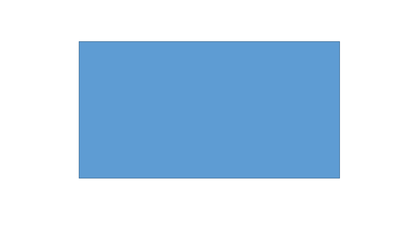
%> input picture LineRep/Rectangle.png, 420 x 228 px, shrunk from 1322 x 718 before the run
$ octave LineRep.m   (GNU Octave 9; MATLAB toolbox functions it lacks are replaced by stand-ins)
%> lines starting %> are read from the running program, lines starting %| are printed output that depends on the picture; in (x1, y1, x2, y2) boxes, pixels count from 0 and x2, y2 are one past the last pixel; in counts of white or black regions, pixels touching at a corner belong together; the program's own positions count from 1
%LineRep
%This algorithm can handle:
%
%Notes:
%% Image Selection and Processing
%Import image then convert to grayscale
I = imread('Rectangle.png');
%> I is the input picture: size 228x420x3 uint8; mean R, G, B 194.6, 217.7, 238.2
ImgInfo = imfinfo('Rectangle.png');
I = rgb2gray(I);
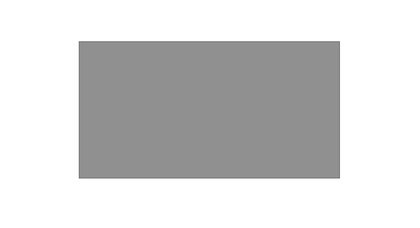
%> I: size 228x420 uint8; min 105, max 255, mean 213.2
%% Sobel edge detection
[~, threshold] = edge(I, 'sobel');
%> threshold = 0.0561
fudgeFactor = .5;
BWs = edge(I,'sobel', threshold * fudgeFactor);
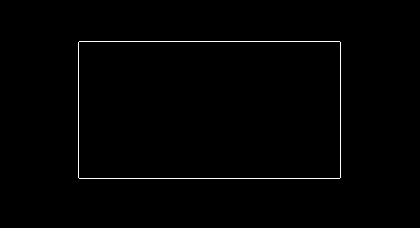
%> BWs: size 228x420 logical; 0.83% white in thin lines or dots, all inside (x1, y1, x2, y2) = (78, 41, 341, 179)
se90 = strel('line', 3, 90);
se0 = strel('line', 3, 0);
BWsdil = imdilate(BWs, [se90 se0]);
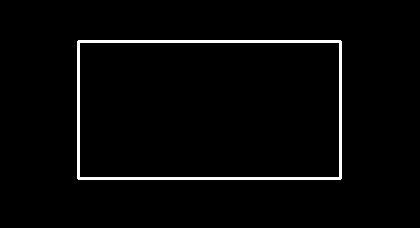
%> BWsdil: size 228x420 logical; 2.5% white; 1 white region, box (x1, y1, x2, y2) and area: (77, 40, 342, 180) 2390
BWdfill = imfill(BWsdil, 'holes');
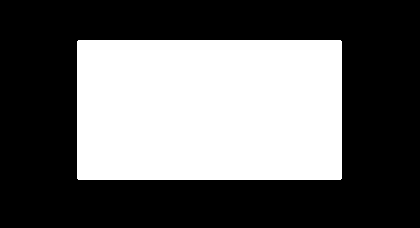
%> BWdfill: size 228x420 logical; 38.7% white; 1 white region, box (x1, y1, x2, y2) and area: (77, 40, 342, 180) 37096
BWnobord = imclearborder(BWdfill, 4);
seD = strel('diamond',1);
BWfinal = imerode(BWnobord,seD);
%> BWfinal: size 228x420 logical; 37.9% white; 1 white region, box (x1, y1, x2, y2) and area: (78, 41, 341, 179) 36294
BWfinal = imerode(BWfinal,seD);
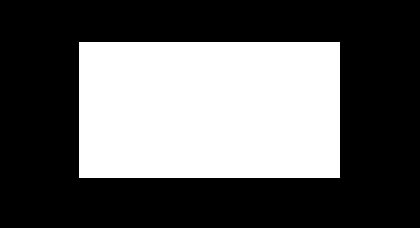
%> BWfinal: size 228x420 logical; 37.1% white; 1 white region, box (x1, y1, x2, y2) and area: (79, 42, 340, 178) 35496
BWoutline = bwperim(BWfinal);
%> BWoutline: size 228x420 logical; 0.82% white in thin lines or dots, all inside (x1, y1, x2, y2) = (79, 42, 340, 178)
Segout = I;
Segout(BWoutline) = 255;
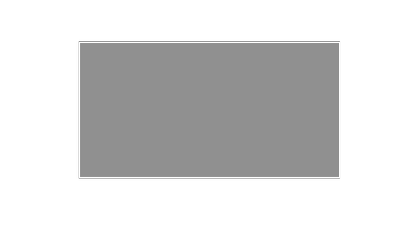
%> Segout: size 228x420 uint8; 0.82% of pixels changed, all inside (x1, y1, x2, y2) = (79, 42, 340, 178)
figure, imshow(BWoutline), title('outline');
%% Draw Lines
% Draw lines
hold on
axis on
%**** # pixels between lines ****
linegap = 44;
%--------------------------------
%Permanent Variables
imwidth = ImgInfo.Width;
imheight = ImgInfo.Height;
%Temp Variables (Need to be restated for next statement)
w = ImgInfo.Width;
h = ImgInfo.Height;
linex = 1;
liney = 1;
IntersectionArray = [];
%Plot lines
% This statement draws the horizontal lines
while liney < imheight
    plot([1 ,w],[liney, liney])
    %Store values of coordinates on line where = 1
    for i = 1:w;
        if BWoutline(liney, i) == 1;
            IntersectionArray = [IntersectionArray ; [i, liney]];
        end
    end
    liney = liney + linegap;
    hold on
end
%> after the loop, IntersectionArray = [80 45; 340 45; 80 89; 340 89; 80 133; 340 133; 80 177; 340 177]; liney = 265
% This statement draws the vertical lines
while linex < imwidth
    plot([linex ,linex],[1, imheight])
    %Store values of intersections
    for j = 1:h;
        if BWoutline(j, linex) == 1;
            IntersectionArray = [IntersectionArray ; [linex, j]];
        end
    end
    linex = linex + linegap;
    hold on
end
%> after the loop, IntersectionArray = 20 rows, first 12: [80 45; 340 45; 80 89; 340 89; 80 133; 340 133; 80 177; 340 177; 89 43; 89 178; 133 43; 133 178]; linex = 441
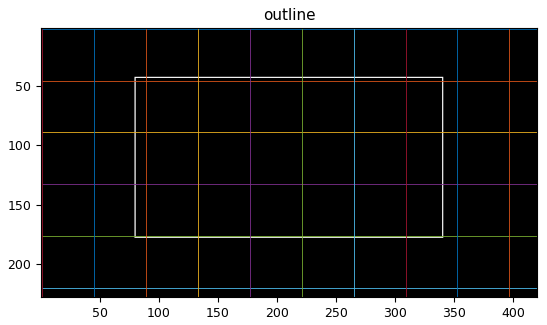
%> figure redrawn from the program's plot data
%% Draw lines that go through 4 or more points

% [15 lines of commented-out code are left out]

%%Calculate equation for line on each point
NumCoordinates = numel(IntersectionArray) / 2;
%> NumCoordinates = 20
A = 1;
numiter = 2;
LineEqArray = [];
while A <= NumCoordinates;
    x1 = IntersectionArray(A,1);
    y1 = IntersectionArray(A,2);
%> (the run ends here)

$ run again, with LineRep/Chisel Trapezoid.png copied over LineRep/Rectangle.png
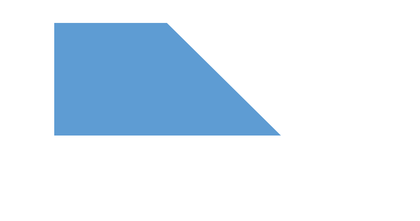
%> input picture LineRep/Chisel Trapezoid.png, 420 x 221 px, shrunk from 1208 x 636 before the run
%> I is the input picture: size 221x420x3 uint8; mean R, G, B 221.8, 234.6, 245.9
%> I: size 221x420 uint8
%> threshold = 0.0456
%> `BWs = edge(I,'sobel', threshold * fudgeFactor);`:
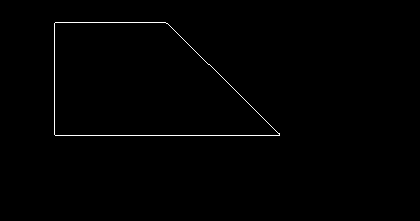
%> BWs: size 221x420 logical; 0.61% white in thin lines or dots, all inside (x1, y1, x2, y2) = (54, 22, 280, 136)
%> BWsdil: size 221x420 logical; 2.1% white; 1 white region, box (x1, y1, x2, y2) and area: (53, 21, 281, 137) 1914
%> BWdfill: size 221x420 logical; 21.6% white; 1 white region, box (x1, y1, x2, y2) and area: (53, 21, 281, 137) 20076
%> BWoutline: size 221x420 logical; 0.6% white in thin lines or dots, all inside (x1, y1, x2, y2) = (55, 23, 279, 135)
%> Segout: size 221x420 uint8; min 135, max 255, mean 232.7
%> after the loop `while liney < imheight`: IntersectionArray = [56 45; 189 45; 56 89; 234 89; 56 133; 278 133]; liney = 221
%> after the loop `while linex < imwidth`: IntersectionArray = 16 rows, first 12: [56 45; 189 45; 56 89; 234 89; 56 133; 278 133; 89 24; 89 135; 133 24; 133 135; 177 33; 177 135]; linex = 441
%> after the loop `while linex < imwidth`:
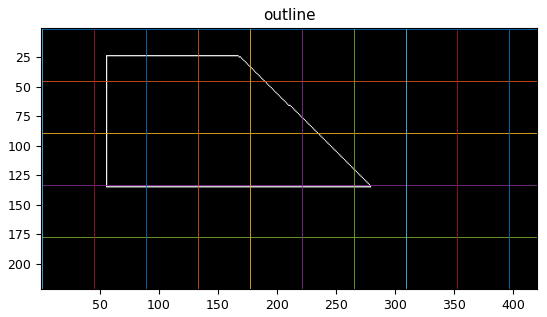
%> figure redrawn from the program's plot data

$ run again, with LineRep/Circle.png copied over LineRep/Rectangle.png
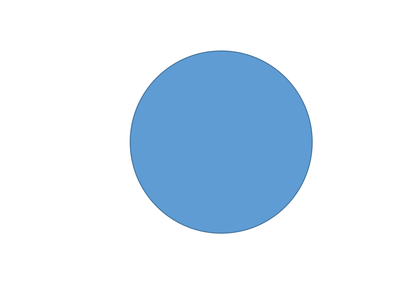
%> input picture LineRep/Circle.png, 420 x 286 px, shrunk from 900 x 612 before the run
%> I is the input picture: size 286x420x3 uint8; mean R, G, B 219.6, 233.1, 245.1
%> I: size 286x420 uint8
%> threshold = 0.0448
%> `BWs = edge(I,'sobel', threshold * fudgeFactor);`:
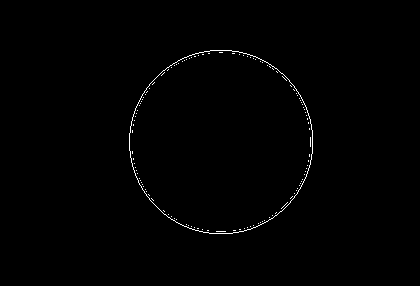
%> BWs: size 286x420 logical; 0.59% white in thin lines or dots, all inside (x1, y1, x2, y2) = (129, 50, 313, 234)
%> BWsdil: size 286x420 logical; 2.3% white; 1 white region, box (x1, y1, x2, y2) and area: (128, 49, 314, 235) 2786
%> BWdfill: size 286x420 logical; 22.8% white; 1 white region, box (x1, y1, x2, y2) and area: (128, 49, 314, 235) 27389
%> BWoutline: size 286x420 logical; 0.43% white in thin lines or dots, all inside (x1, y1, x2, y2) = (130, 51, 312, 233)
%> Segout: size 286x420 uint8; min 104, max 255, mean 231
%> after the loop `while liney < imheight`: IntersectionArray = [148 89; 296 89; 131 133; 312 133; 137 177; 306 177; 175 221; 268 221; 269 221]; liney = 309
%> after the loop `while linex < imwidth`: IntersectionArray = 31 rows, first 12: [148 89; 296 89; 131 133; 312 133; 137 177; 306 177; 175 221; 268 221; 269 221; 133 121; 133 122; 133 123]; linex = 441
%> after the loop `while linex < imwidth`:
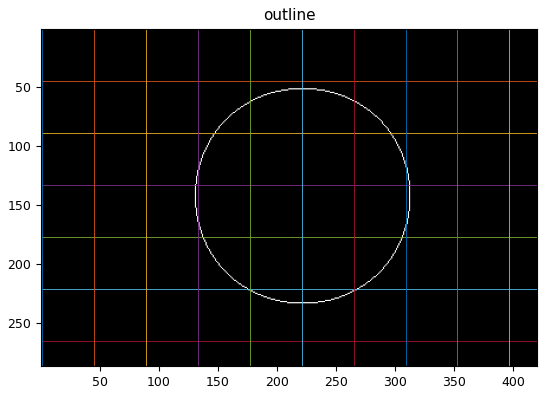
%> figure redrawn from the program's plot data

$ run again, with LineRep/Cross.png copied over LineRep/Rectangle.png
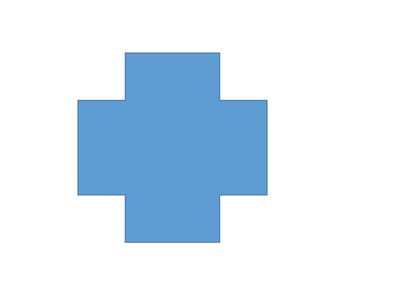
%> input picture LineRep/Cross.png, 420 x 302 px, shrunk from 1008 x 724 before the run
%> I is the input picture: size 302x420x3 uint8; mean R, G, B 220.3, 233.5, 245.2
%> I: size 302x420 uint8
%> threshold = 0.0488
%> BWs: size 302x420 logical; 0.6% white in thin lines or dots, all inside (x1, y1, x2, y2) = (77, 52, 268, 243)
%> BWsdil: size 302x420 logical; 1.8% white; 1 white region, box (x1, y1, x2, y2) and area: (76, 51, 269, 244) 2318
%> BWdfill: size 302x420 logical; 22.4% white; 1 white region, box (x1, y1, x2, y2) and area: (76, 51, 269, 244) 28405
%> BWoutline: size 302x420 logical; 0.58% white in thin lines or dots, all inside (x1, y1, x2, y2) = (78, 53, 267, 242)
%> Segout: size 302x420 uint8; min 116, max 255, mean 231.7
%> after the loop `while liney < imheight`: IntersectionArray = [126 89; 220 89; 79 133; 267 133; 79 177; 267 177; 126 221; 220 221]; liney = 309
%> after the loop `while linex < imwidth`: IntersectionArray = 18 rows, first 12: [126 89; 220 89; 79 133; 267 133; 79 177; 267 177; 126 221; 220 221; 89 101; 89 195; 133 54; 133 242]; linex = 441
%> after the loop `while linex < imwidth`:
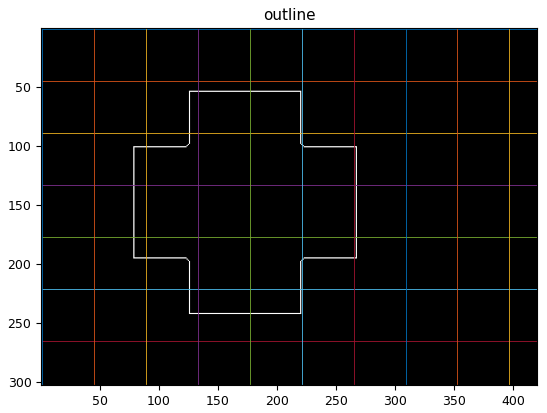
%> figure redrawn from the program's plot data
